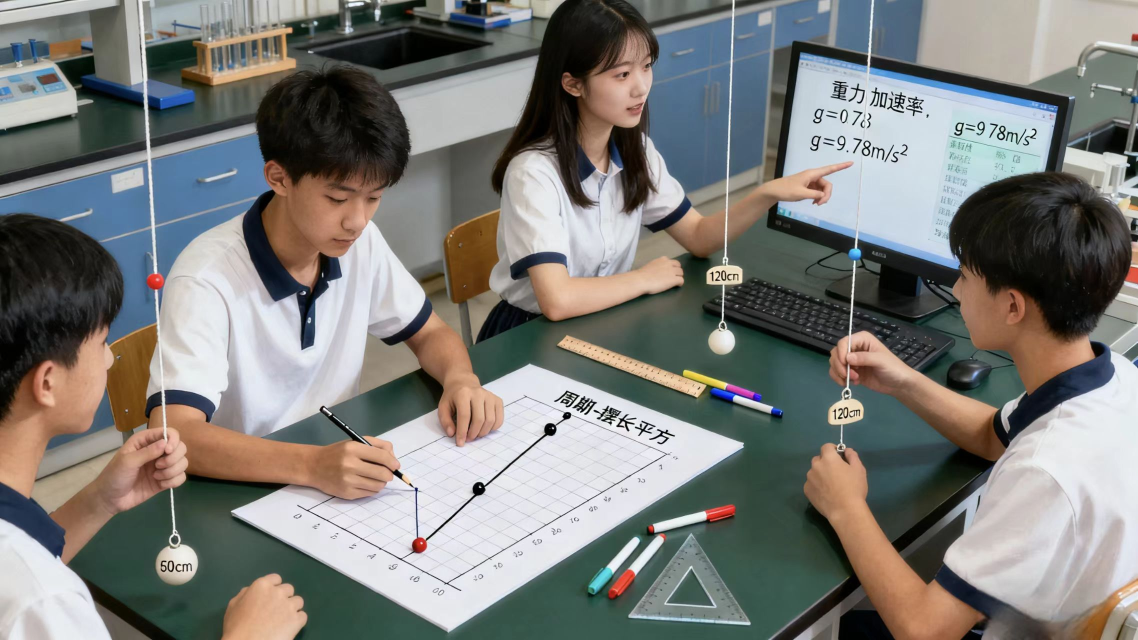
#> input picture 预约平台/1.jpg, 2276 x 1280 px (shown at 1/2 size); its folder holds only this picture in this run
$ python -i WebSocketServer.py   (imports and definitions only)
#> lines starting #> are read from the running program, lines starting #| are printed output that depends on the picture; after the words box and inside, x2 and y2 are one past the last pixel; in counts of white or black regions, pixels touching at a corner belong together
#> further down, picture is the input picture: shape (1280, 2276, 3); mean B, G, R 120.8, 124.2, 124.4
### 后端代码/Pendulum/Logger.py
import os
import loguru
from collections import deque
from typing import Type, List

MAX_LOG_LENGTH: int = 500


def autoRegisterLogger(cls: Type) -> Type:
    """
    装饰器：为类自动注册 loguru 日志缓冲区和文件输出。
    """
    global MAX_LOG_LENGTH
    cls.log_buffer: deque = deque(maxlen=MAX_LOG_LENGTH)  # type: ignore
    # 自动注册 loguru sink 输出到文件
    # 增加日志文件大小限制到10MB，保留最多5个历史文件，避免频繁轮转
    loguru.logger.add(
        "my_log.log",
        enqueue=True,
        rotation="10 MB",  # 增加到10MB，减少轮转频率
        retention=5,  # 只保留最近5个日志文件（整数表示文件数量）
        compression="zip",  # 压缩旧日志文件，节省空间
        mode="a",  # 改为追加模式，避免覆盖
        encoding="utf-8"
    )
    # 注册一个 sink，写入缓冲区
    loguru.logger.add(
        lambda msg: cls.log_buffer.append(msg), enqueue=True, format="{message}"
    )

    return cls


@autoRegisterLogger
class Logger:
    """日志管理类，负责日志的记录和获取"""

    # [6 lines left out: function getLogs, not called in this run]


# [8 lines that do not run on import are left out]

### 后端代码/Pendulum/WebSocketServer.py
#!/usr/bin/env python3
# -*- coding: utf-8 -*-
"""
WebSocketServer.py
提供WebSocket服务，实时推送摄像头数据和单摆状态
"""

import asyncio
import json
import logging
import time
import threading
from typing import Dict, List, Set, Any, Optional
import numpy as np
import cv2
import traceback

# 设置日志
# [1 line not run here, left out]
logger = logging.getLogger("WebSocketServer")

# 尝试导入websockets，如果失败则自动安装
try:
    import websockets
except ImportError:
    import subprocess
    import sys
    logger.info("正在安装websockets库...")
    subprocess.check_call([sys.executable, "-m", "pip", "install", "websockets"])
    import websockets
    logger.info("websockets库安装成功")

# 导入项目中的其他模块
from .Exporter import PendulumState
from .Logger import Logger

# 保存所有连接的WebSocket客户端
CLIENTS: Set[websockets.WebSocketServerProtocol] = set()

# 历史数据缓存
angle_history: List[Dict[str, float]] = []
position_history: List[Dict[str, float]] = []
MAX_HISTORY_SIZE = 200  # 限制历史数据大小

# 图像处理参数
hsv_lower = np.array([40, 70, 70])  # 默认HSV下限
hsv_upper = np.array([80, 255, 255])  # 默认HSV上限

# 服务器状态标志
server_running = False
server_error = None

# [177 lines not run here, left out]


def update_pendulum_data(frame: np.ndarray) -> Dict[str, Any]:
    """
    处理摄像头帧，提取单摆数据
    这个函数实现与原来的图像处理逻辑相同
    """
    # 转换为HSV颜色空间
    hsv = cv2.cvtColor(frame, cv2.COLOR_BGR2HSV)
#> hsv: shape (1280, 2276, 3); mean H, S, V 65.6, 62.3, 136.5

    # 根据HSV阈值创建掩码
    mask = cv2.inRange(hsv, hsv_lower, hsv_upper)
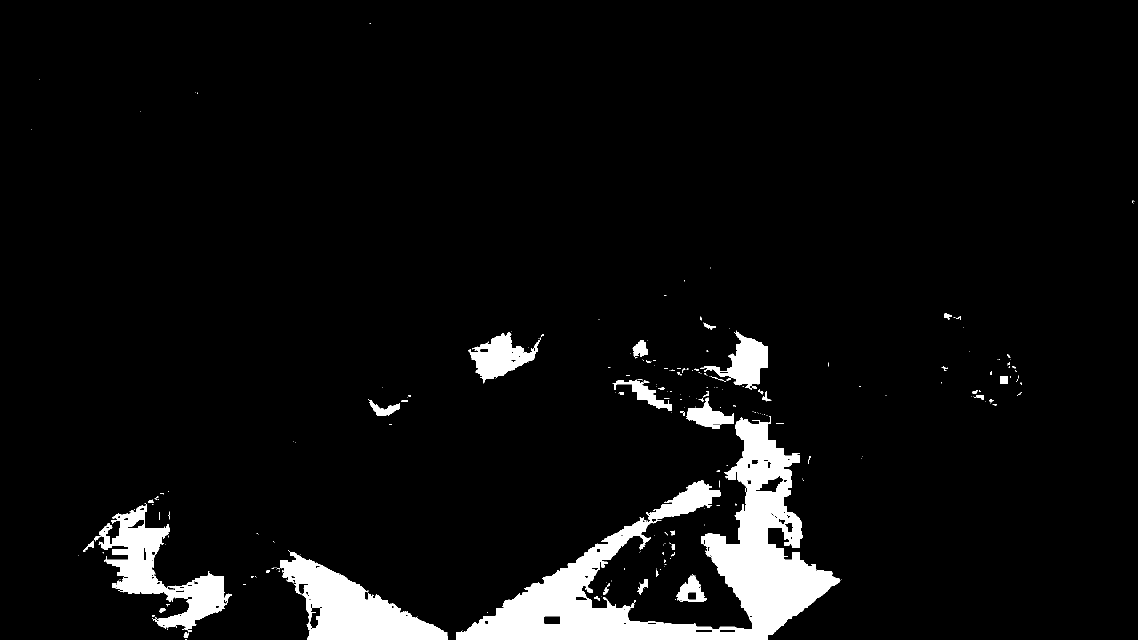
#> mask: shape (1280, 2276) (shown at 1/2 size); 5.8% white; 259 white regions (202 under 20 px)

    # 查找轮廓
    contours, _ = cv2.findContours(mask, cv2.RETR_EXTERNAL, cv2.CHAIN_APPROX_SIMPLE)
#> contours = 259 contours, 222 with area under 20; largest, box (x1, y1, x2, y2) and area: (912, 832, 1681, 1280) 96794, (560, 1104, 896, 1280) 26688, (188, 1008, 464, 1263) 21260, (937, 664, 1082, 767) 6616, (1403, 661, 1536, 779) 6010

    # 初始化结果
    result = {
        "angle": 0.0,
        "length": PendulumState.state["length"],
        "ball_x": 0,
        "ball_y": 0,
        "pivot_x": PendulumState.state["pivot_x"],
        "pivot_y": PendulumState.state["pivot_y"],
        "timestamp": time.time()
    }

    # 如果找到轮廓
    if contours:
        # 找到最大的轮廓（假设是小球）
        c = max(contours, key=cv2.contourArea)
#> c = contour of 1770 points, box (x1, y1, x2, y2) (912, 832, 1681, 1280), area 96794

        # 计算轮廓的矩
        M = cv2.moments(c)
#> M = moments, m00 96794, centre m10/m00, m01/m00 = (1368.2, 1133.9)

        # 避免除以零
        if M["m00"] != 0:
            # 计算轮廓中心
            cx = int(M["m10"] / M["m00"])
#> cx = 1368
            cy = int(M["m01"] / M["m00"])
#> cy = 1133

            # 更新小球位置
            result["ball_x"] = cx
            result["ball_y"] = cy

            # 计算摆长和角度
            pivot_x = result["pivot_x"]
#> pivot_x = 0
            pivot_y = result["pivot_y"]
#> pivot_y = 0

            # 计算像素距离（仅用于调试，不更新到length字段）
            pixel_length = np.sqrt((cx - pivot_x) ** 2 + (cy - pivot_y) ** 2)
#> pixel_length = 1776.3
            # 不更新result["length"]，避免像素数据覆盖串口数据
            # result["length"] = pixel_length

            # 计算角度（相对于垂直向下的角度）
            # 修改角度计算：参考零点左边为负，右边为正
            angle = np.arctan2(cx - pivot_x, cy - pivot_y) * 180 / np.pi
#> angle = 50.37
            # 确保角度在正确的范围内：左边为负，右边为正
            if angle > 180:
                angle = angle - 360
            elif angle < -180:
                angle = angle + 360
            result["angle"] = angle

    return result


# [22 lines not run here, left out]


# [43 lines left out: function process_camera_frame, not called in this run]


# [23 lines not run here, left out]


# [10 lines left out: function run_websocket_server, not called in this run]


class WebSocketServerThread(threading.Thread):
    """WebSocket服务器线程"""

    # [49 lines left out: functions __init__, run, update_frame, start_server, not called in this run]


# 测试代码
# [10 lines not run here, left out]

>>> import cv2
>>> picture = cv2.imread('../../预约平台/1.jpg')
>>> result = update_pendulum_data(picture)
#> result = {'angle': 50.37, 'length': 100, 'ball_x': 1368, 'ball_y': 1133, 'pivot_x': 0, 'pivot_y': 0, 'timestamp': 1.8e+09}
